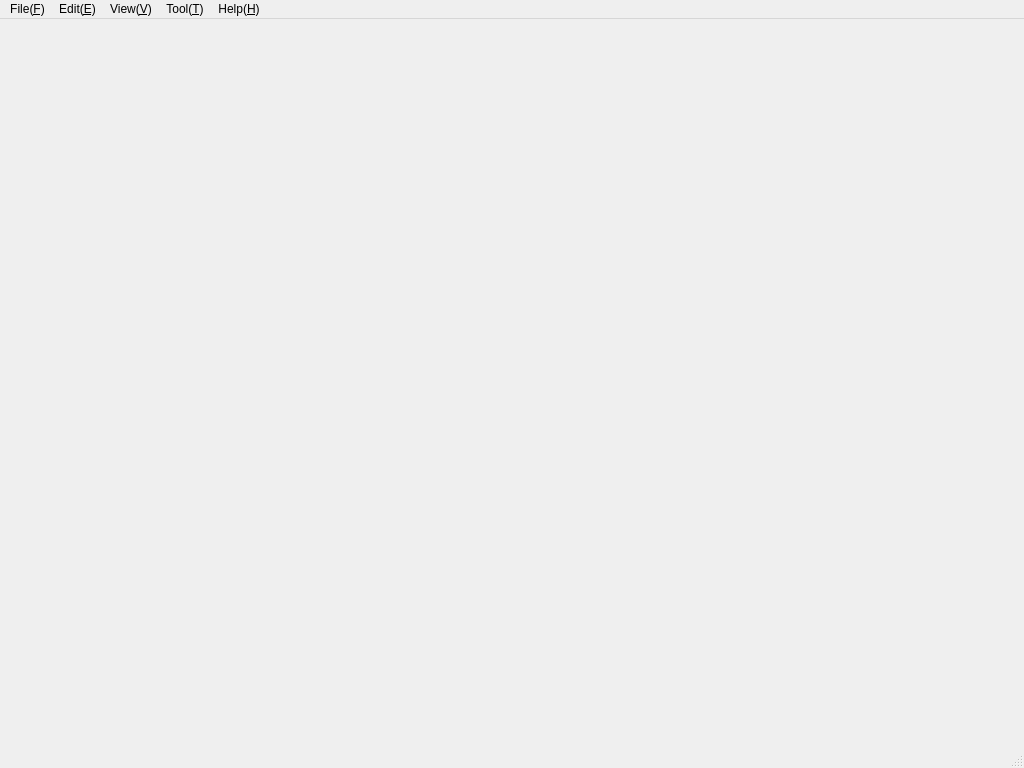
<?xml version="1.0" encoding="UTF-8"?>
<ui version="4.0">
 <class>MainWindow</class>
 <widget class="QMainWindow" name="MainWindow">
  <property name="geometry">
   <rect>
    <x>0</x>
    <y>0</y>
    <width>1024</width>
    <height>768</height>
   </rect>
  </property>
  <property name="windowTitle">
   <string>SpiceDatabaseSystem</string>
  </property>
  <widget class="QWidget" name="centralWidget"/>
  <widget class="QMenuBar" name="menuBar">
   <property name="geometry">
    <rect>
     <x>0</x>
     <y>0</y>
     <width>1024</width>
     <height>23</height>
    </rect>
   </property>
   <widget class="QMenu" name="menu">
    <property name="title">
     <string>File(&amp;F)</string>
    </property>
    <addaction name="action_exit"/>
   </widget>
   <widget class="QMenu" name="menuEdit_E">
    <property name="title">
     <string>Edit(&amp;E)</string>
    </property>
    <addaction name="action_add"/>
   </widget>
   <widget class="QMenu" name="menuHelp_H">
    <property name="title">
     <string>Help(&amp;H)</string>
    </property>
    <addaction name="action_about"/>
   </widget>
   <widget class="QMenu" name="menuView_V">
    <property name="title">
     <string>View(&amp;V)</string>
    </property>
    <addaction name="action_spice"/>
   </widget>
   <widget class="QMenu" name="menuTool_T">
    <property name="title">
     <string>Tool(&amp;T)</string>
    </property>
    <addaction name="action_userManagement"/>
    <addaction name="action_option"/>
    <addaction name="action_transformation"/>
   </widget>
   <addaction name="menu"/>
   <addaction name="menuEdit_E"/>
   <addaction name="menuView_V"/>
   <addaction name="menuTool_T"/>
   <addaction name="menuHelp_H"/>
  </widget>
  <widget class="QStatusBar" name="statusBar"/>
  <action name="action_loadFile">
   <property name="icon">
    <iconset resource="../resource/spice.qrc">
     <normaloff>:/image/open.png</normaloff>:/image/open.png</iconset>
   </property>
   <property name="text">
    <string>Load(&amp;L)</string>
   </property>
  </action>
  <action name="action_exit">
   <property name="icon">
    <iconset resource="../resource/spice.qrc">
     <normaloff>:/image/exit.jpg</normaloff>:/image/exit.jpg</iconset>
   </property>
   <property name="text">
    <string>Exit(&amp;X)</string>
   </property>
  </action>
  <action name="action_add">
   <property name="icon">
    <iconset resource="../resource/spice.qrc">
     <normaloff>:/image/add.png</normaloff>:/image/add.png</iconset>
   </property>
   <property name="text">
    <string>Add(&amp;A)</string>
   </property>
  </action>
  <action name="action_about">
   <property name="icon">
    <iconset resource="../resource/spice.qrc">
     <normaloff>:/image/about.jpg</normaloff>:/image/about.jpg</iconset>
   </property>
   <property name="text">
    <string>About</string>
   </property>
  </action>
  <action name="action_delete">
   <property name="icon">
    <iconset resource="../resource/spice.qrc">
     <normaloff>:/image/delete.png</normaloff>:/image/delete.png</iconset>
   </property>
   <property name="text">
    <string>Delete(&amp;D)</string>
   </property>
  </action>
  <action name="action_spice">
   <property name="checkable">
    <bool>true</bool>
   </property>
   <property name="checked">
    <bool>true</bool>
   </property>
   <property name="text">
    <string>Spice</string>
   </property>
  </action>
  <action name="action_option">
   <property name="text">
    <string>Option(&amp;O)...</string>
   </property>
  </action>
  <action name="action_userManagement">
   <property name="text">
    <string>User Management</string>
   </property>
  </action>
  <action name="action_transformation">
   <property name="text">
    <string>Transformation</string>
   </property>
  </action>
 </widget>
 <layoutdefault spacing="6" margin="11"/>
 <resources>
  <include location="../resource/spice.qrc"/>
 </resources>
 <connections/>
</ui>
